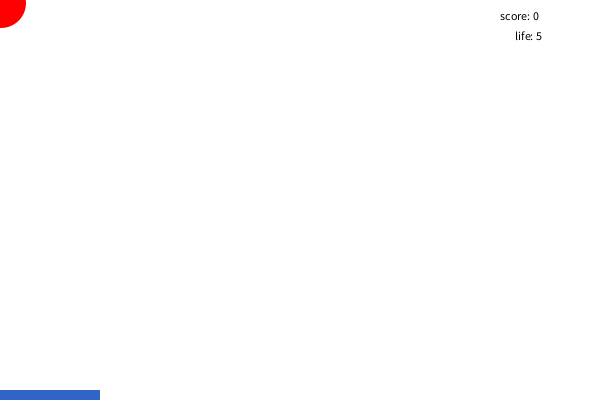
Frame 1 (no input)
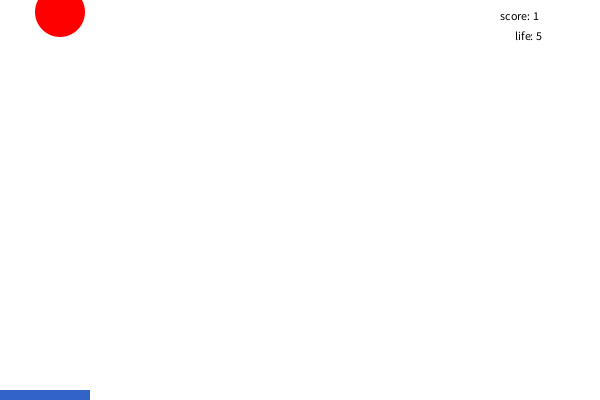
Frame 60 (the mouse pressed at the canvas centre just before this capture)
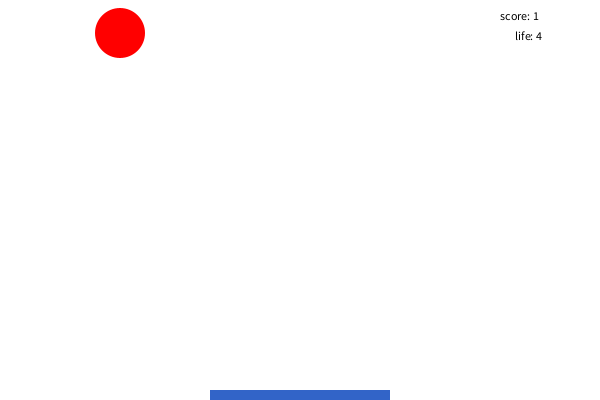
Frame 120 (the mouse held since frame 60 and released just before this capture)

The Processing sketch that drew these frames (run headless with seeded random() and noise(); from frame 60 on, the mouse is pressed at the canvas centre):

// Processing sketch: processing_84855
// ── processing_84855.pde

boolean gameOver = true; //Set gameover boolean to true 
void setup ()
{
size(600,400); // Set sketch window size to 600 x 400
}
float ballX = 0; // Set float value of ballX to 0
float ballY = 0; //  Set float value of ballY to 0
float speedX = 1; //  Set float value of speedX to 1 so that it moves across the screen at a steady pace
float speedY = 2; //  Set float value of speedY to 2 so that it is reasonbly fast as going up and down the screen.
int score = 0;    // Set score to 0
int life = 5;     // Set life to 5



void draw()
{ rect(50,50,50,50);
if(score ==40){ // If score is 40 then the gameover boolean is true and it restarts the game with the life set back to 5 and the score 0.
                // The screen also goes white for a very brief moment.
life = 5; score = 0;
gameOver = true;
 fill(255,0,0);
} 

float paddle = 1000/(score+10);
if (ballX < 0 || ballX > width) speedX = - speedX; // If ball is less than 0 or ballX is greater than the width the speedX value decreases making the ball go back across the screen again.
if (ballY > height){ // If ballY is greater than the height then the speed of ballY decreases causing it to go back the screen again. 
speedY = - speedY;
float distance = abs(mouseX - ballX);
if (distance < paddle) score += 1; // If the distance is less than the paddle the score goes up by 1 aka if the paddle if the ball hits the paddle the score goes up by 1
else life += -1; //If the ball misses the paddle you loose a life
}else speedY += 1; // Also if you miss or score the speedY value goes up causing the the ball to move back up the screen

ballX += speedX; // The position of ballX is moving across the screen at the same rate as speedX
ballY += speedY; // The position of ballY is moving up and down the sceen at the same rate as speedY

background (255); //Background set to white
noStroke(); // No stoke colour

fill(255,0,0); // Ball colour set to red
ellipse(ballX,ballY, 50, 50); //ball position in accordance to ballX and ballY values. Ball dimensions 50x50.
fill(50,100,200); // Colour of paddle set to blue
rect (mouseX-paddle, height-10, 2*paddle, 10); // Mouse position is at the centre of paddle at all times. The paddle is up 10 from the bottom of the screen. Paddle distance across screen is set to 200.

fill(0); // Colour of writing set to black
text("score: " + score, 500, 20); // Everytime you score the score value goes up by 1. 500 x 20 is the position of the score board on the sketch window.
text("life: " + life, 515, 40); // Everytime you lose a life the value goes down by 1. 515 x 40 is the position of the number of lives on the sketch window.
}
